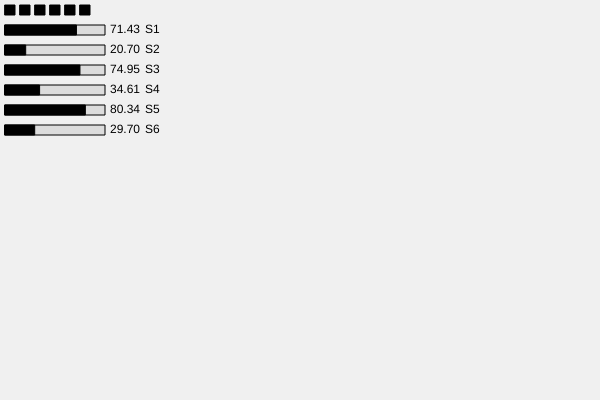
Frame 1 (no input)
Frame 60 (no input): identical to frame 1, image omitted
Frame 120 (the mouse pressed at the canvas centre since frame 60): identical to frame 1, image omitted

The p5.js sketch that drew this single still picture (run headless with seeded random() and noise() and a simulated clock; from frame 60 on, the mouse is pressed at the canvas centre):

// p5.js sketch
// ── sketch.js
let toggles = [];
let slidersGrupos = [];
let activeGroup = 0;
let togglesTotal = 6;

function setup() {
  createCanvas(600, 400);
  textSize(12);

  // Criar 4 toggles
  for (let i = 0; i < togglesTotal; i++) {
    toggles.push(new ToggleSimple(5 + i * 15, 5, 10, 10, "Grupo " + (i + 1), false, i, false));
  }

  // Criar 4 grupos de sliders
  for (let i = 0; i < togglesTotal; i++) {
    let grupo = [];
    for (let j = 0; j < togglesTotal; j++) {
      grupo.push(new SliderSimple(5, 25 + j * 20, 100, 10, 0, 100, random(100), "S" + (j + 1)));
    }
    slidersGrupos.push(grupo);
  }
}


function draw() {
  background(240);

  // Desenhar toggles
  for (let i = 0; i < toggles.length; i++) {
    toggles[i].draw();
  }

  // Atualizar e desenhar sliders do grupo ativo
  let grupoAtivo = slidersGrupos[activeGroup];
  for (let slider of grupoAtivo) {
    slider.update();
    slider.draw();
  }
}

function mousePressed() {
  // Verificar se algum toggle foi clicado
  for (let i = 0; i < toggles.length; i++) {
    if (
      mouseX >= toggles[i].x && mouseX <= toggles[i].x + toggles[i].w &&
      mouseY >= toggles[i].y && mouseY <= toggles[i].y + toggles[i].h
    ) {
      activeGroup = i;
      for (let j = 0; j < toggles.length; j++) {
        toggles[j].pressed = (j === i); // só o toggle ativo fica ligado
      }
    }
  }

  // Ativar drag nos sliders ativos
  for (let s of slidersGrupos[activeGroup]) {
    s.checkPress();
  }
}

function mouseReleased() {
  for (let grupo of slidersGrupos) {
    for (let s of grupo) {
      s.release();
    }
  }
}

// ── button.js
class ButtonSimple {
  
    constructor(x, y, w, h, txt) {
        this.x = x;
        this.y = y;
        this.w = w;
        this.h = h;
        this.txt = txt;
        this.pressed = false;
        this.bgcolor = 0;
      }
  
    draw() {
        strokeWeight(1);
        // Fundo
        stroke(1);
        fill(this.bgcolor);
        rect(this.x, this.y, this.w, this.h);

        noStroke();
        fill(0);
        text(this.txt, this.x+this.w+10, this.y+this.h/2+3);
    }

    checkPress() {
        if (
            mouseX >= this.x && mouseX <= this.x + this.w &&
            mouseY >= this.y && mouseY <= this.y + this.h) {
            this.bgcolor = 200;
            this.pressed = true;
        }
    }

    release() {
        this.pressed = false;
        this.bgcolor = 0; //[200, 100, 50];
    }
};
// ── slider.js
class SliderSimple {
  
    constructor(x, y, w, h, min, max, val, txt) {
        this.x = x;
        this.y = y;
        this.w = w;
        this.h = h;
        this.min = min;
        this.max = max;
        this.val = val;
        this.drag = false;
        this.txt = txt;
      }
  
    draw() {
        strokeWeight(1);
        // Fundo
        stroke(1);
        fill(220);
        rect(this.x, this.y, this.w, this.h);

        // Posição da "barra" com base no val
        let pos = map(this.val, this.min, this.max, 0, this.w);
        fill(0);
        rect(this.x, this.y, pos, this.h);
        fill(0);
        noStroke();
        text(this.val.toFixed(2), this.x+this.w+5, this.y+this.h/2+3);
        text(this.txt, this.x+this.w+40, this.y+this.h/2+3);
    }

    update() {
        if (this.drag) {
            let newval = constrain(mouseX, this.x, this.x + this.w);
            this.val = map(newval - this.x, 0, this.w, this.min, this.max);
        }
    }

    checkPress() {
        if (
            mouseX >= this.x && mouseX <= this.x + this.w &&
            mouseY >= this.y && mouseY <= this.y + this.h) {
            this.drag = true;
        }
    }

    release() {
        this.drag = false;
    }
};
// ── toggle.js
class ToggleSimple {
  
    constructor(x, y, w, h, txt, showtxt, id, showid) {
        this.x = x;
        this.y = y;
        this.w = w;
        this.h = h;
        this.txt = txt;
        this.showtxt = showtxt;
        this.id = id;
        this.pressed = false;
        this.showid = showid;
        this.bgOn = [200, 200, 200];   // verde ligado
        this.bgOff = [0, 0, 0];  // vermelho desligado
    }
  
    draw() {
        strokeWeight(1);
        stroke(1);
        fill(this.pressed ? this.bgOn : this.bgOff);
        rect(this.x, this.y, this.w, this.h);

        noStroke();
        fill(0);
        if (this.showtxt) text(this.txt, this.x + this.w + 10, this.y + this.h / 2 + 3);
        if (this.showid) (this.id, this.x, this.y + 25);
    }

    toggle() {
        if (
            mouseX >= this.x && mouseX <= this.x + this.w &&
            mouseY >= this.y && mouseY <= this.y + this.h
        ) {
            this.pressed = !this.pressed;
        }
    }
};
